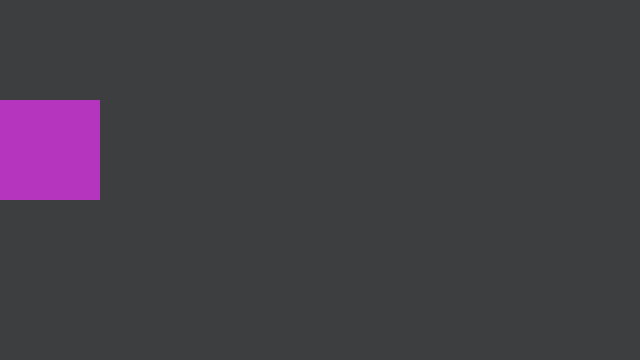
Frame 1 (no input)
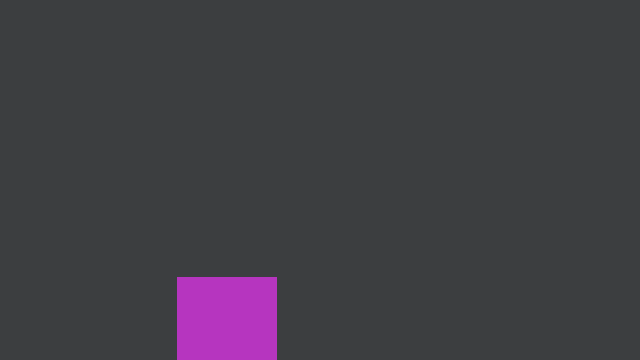
Frame 60 (no input)
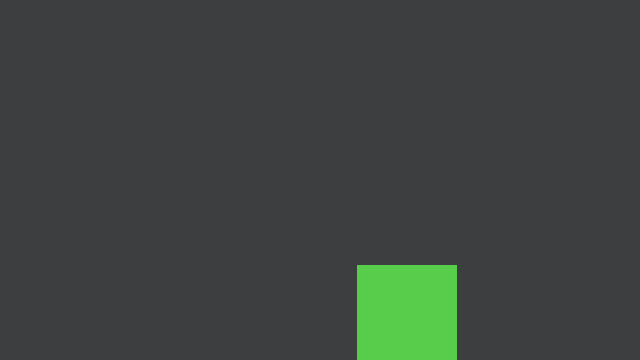
Frame 120 (the mouse pressed at the canvas centre since frame 60)

The p5.js sketch that drew these frames (run headless with seeded random() and noise() and a simulated clock; from frame 60 on, the mouse is pressed at the canvas centre):

// p5.js sketch
// ── sketch.js
var x = 0;
var y = 100;
var s = 100;
var xSpeed = 3;
var ySpeed = 3;
var c;

function setup() {
    createCanvas(640, 360)
    noStroke();
    
    var r = random(255);
    var g = random(255);
    var b = random(255);
    
    c = color(r, g, b);
}

function draw () {
    background(60, 62,64);  

    fill(c);
    rect(x, y, s);

    x += xSpeed
    y += ySpeed

    if (x > width || x < 0) {
        xSpeed *= -1;  
        var r = random(255);
        var g = random(255);
        var b = random(255);   
        c = color(r, g, b);    
    }

    if (y > height || y < 0) {
        ySpeed *= -1;

        var r = random(255);
        var g = random(255);
        var b = random(255);   
        c = color(r, g, b);
    }

}
